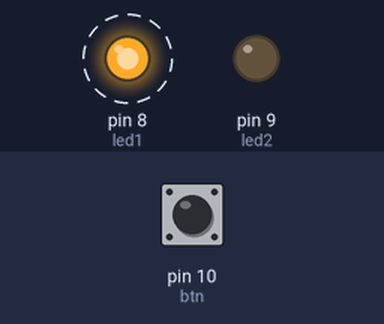
A sketch run on a simulated Arduino Uno, built with avr-gcc and run on an emulated ATmega328P. Parts: output pins drawn as LEDs (lit = HIGH). Dashed ring = blinking. The test bench sets the inputs (shaded band); at power-on: pin 10 (btn) HIGH. Random numbers use the default seed unless the sketch sets one.

Above: at 1.2 s.
1.3 s: pin 10 (btn) pulled LOW for 3.2 s
At 4.39 s:
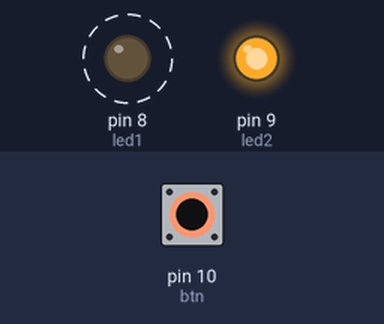
Timing chart, 0 to 12.0 s (numbered marks = the images above; inputs shaded):
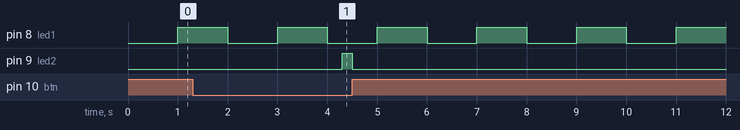

The sketch:

25_TimerInterrup2.ino
```cpp
// led1은 1초마다 꺼졌다가 켜지기를 반복
// led2는 버튼을 누를 때 생성되는 난수(1~5)를 interval에 곱해 버튼을 누르고 있는 상태에서는 1~5초 사이의 간격으로 랜덤하게 점멸

const int led1 = 8;
const int led2 = 9;
const int btn = 10;

int led1_status = LOW;
int led2_status = LOW;
int random_status = LOW;
int randval = 0;

unsigned long previousMillis = 0;
unsigned long btnpreviousMillis = 0;

const long interval = 1000;
int led2_interval = 0;

void setup(){
  pinMode(led1, OUTPUT);
  pinMode(led2, OUTPUT);
  pinMode(btn, INPUT_PULLUP);
}

void loop(){
  unsigned long currentMillis = millis();

  if(currentMillis - previousMillis >= interval)
  {
    previousMillis = currentMillis;

    if(led1_status == LOW)
      led1_status = HIGH;
    else
      led1_status = LOW;
    digitalWrite(led1, led1_status);
  }

  if(!digitalRead(btn))
  {
    if(random_status == LOW)
    {
      randval=random(1,6);
      random_status = HIGH;
      btnpreviousMillis = currentMillis;
      led2_interval = interval * randval;
    }

    if(currentMillis - btnpreviousMillis >= led2_interval)
    {
      btnpreviousMillis = currentMillis;

      if(led2_status == LOW)
        led2_status = HIGH;
      else
        led2_status = LOW;
    }
  }
  else
  {
    led2_status = LOW;
    random_status = LOW;
  }
  digitalWrite(led2, led2_status);
}
```

Measured:
- after the input at 1.3 s, pin 9 (led2): LOW → HIGH after 3.0 s, → LOW 0.20 s later
- by itself, pin 8 (led1): alternates HIGH for 1.0 s and LOW for 1.0 s
